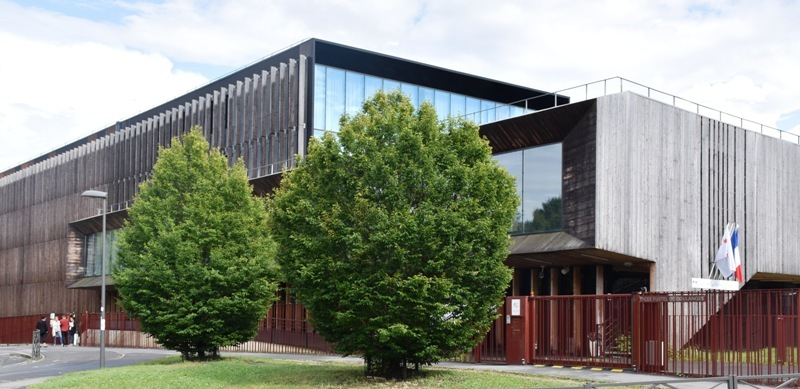
#> input picture 2nde_SNT/05_Python/1.ActivitesEleves/03_FiltresImgNumerique/03.ActivitCapytale/LFC.jpg, 800 x 389 px
$ python 01.CodeACopier.py
#> lines starting #> are read from the running program, lines starting #| are printed output that depends on the picture
from PIL import Image

image_en_cours = Image.open('LFC.jpg')
#> image_en_cours is the input picture: PIL image 800x389 RGB; mean R, G, B 138.2, 141.7, 131.3
pixels = image_en_cours.load()

for i in range(image_en_cours.width):
    for j in range(image_en_cours.height):
        r, v, b = pixels[i, j]

        gris = int((r + v + b) / 3)
        pixels[i, j] = (gris,gris,gris)

image_en_cours.show()
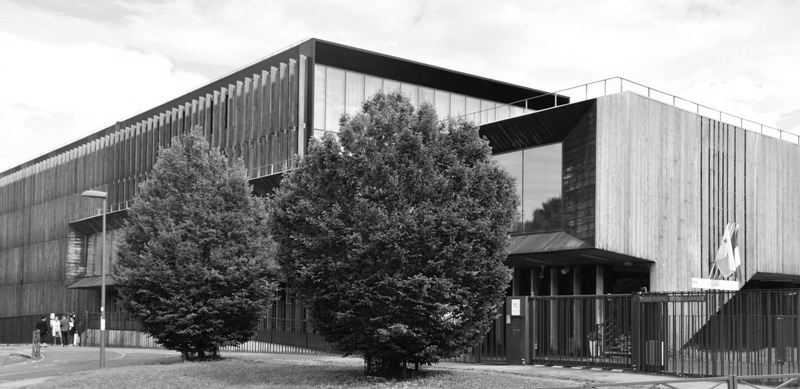
#> shown: PIL image 800x389 RGB; min 0, max 255, mean 136.7
